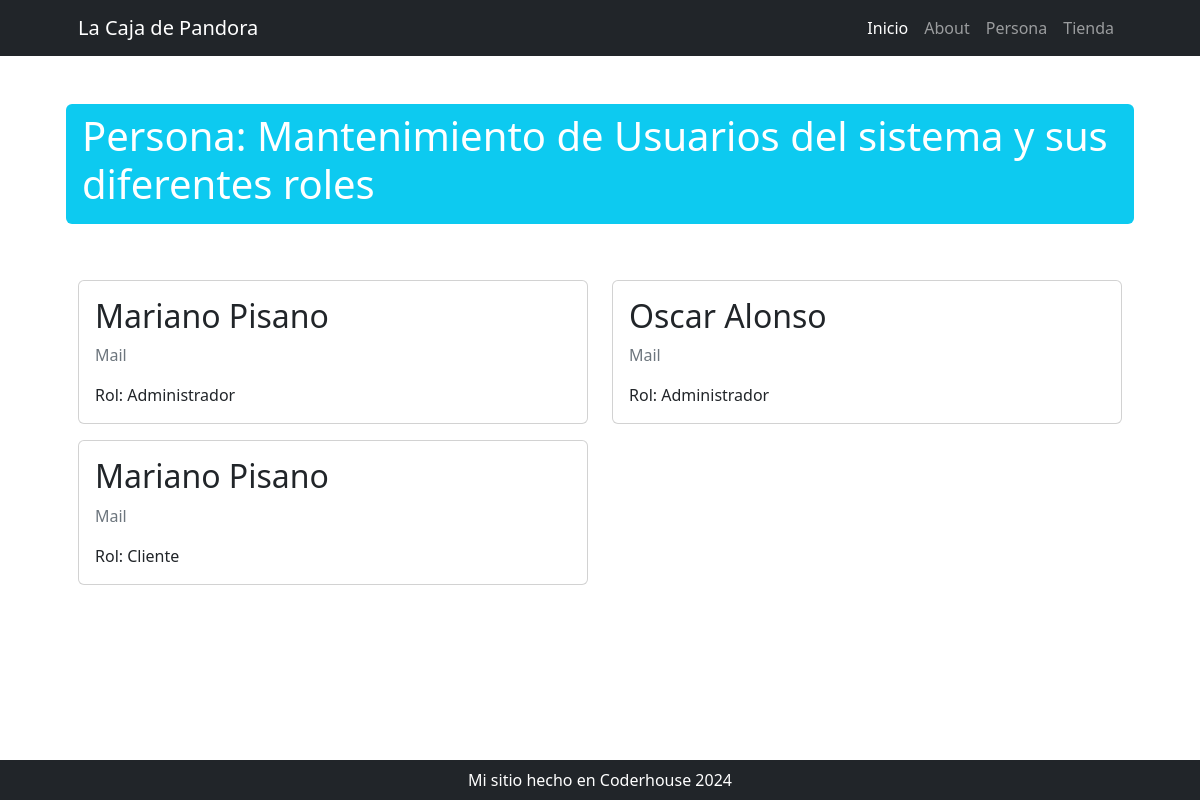
Page /persona/ on the committed database.
### persona/models.py (models this page shows, shortened)
class Usuario(models.Model):
    user = models.CharField(max_length=50, primary_key=True)
    nombre = models.CharField(max_length=50)
    apellido = models.CharField(max_length=50)
    email = models.EmailField()
    rol = models.ForeignKey(Rol, on_delete=models.SET_NULL, null=True, blank=True)

class Rol(models.Model):
    nombre = models.CharField(max_length=50, unique=True)
    descripcion = models.CharField(max_length=50, verbose_name="Descripción", null=True, blank=True)
    def __str__(self):
        return self.nombre
    class Meta:
        verbose_name_plural = "Roles"

### persona/views.py (the view)
# urls.py: path("", views.home, name="home"),
def home(request):
    consulta_personas = models.Usuario.objects.all()
    context = {"usuarios": consulta_personas}
    return render(request, "persona/index.html", context)

### persona/templates/persona/index.html
{% extends 'core/base.html' %}
{% block titulo %}
    Persona:     Mantenimiento de Usuarios del sistema y sus diferentes roles
{% endblock titulo %}
{% block contenido %}
    <div class="row row-cols-1 row-cols-md-2">
        {% for usuario in usuarios %}
            <div class="col mb-3">
                <div class="card">
                    <div class="card-body">
                        <h2 class="card-title">{{ usuario.nombre }} {{ usuario.apellido }}</h2>
                        <p class="card-text text-muted">Mail {{ usuario.mail }}</p>
                        <p class="card-text">Rol: {{usuario.rol}}</p>
                    </div>
                </div>
            </div>
        {% endfor %}
    </div>
{% endblock contenido %}

### rows in the picture
Usuario: nombre "Mariano", apellido "Pisano", rol "Administrador"
Usuario: nombre "Oscar", apellido "Alonso", rol "Administrador"
Usuario: nombre "Mariano", apellido "Pisano", rol "Cliente"
